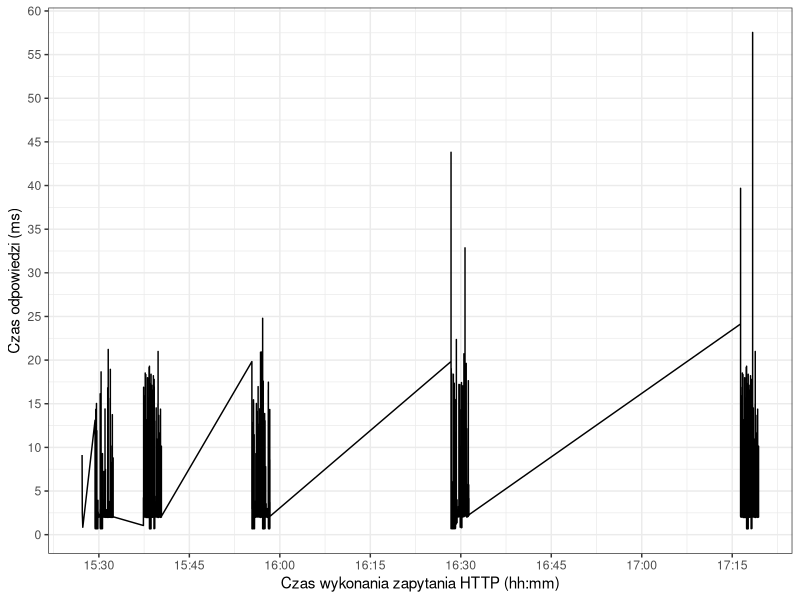

Write R code to recreate this figure.
library("ggplot2")
library("scales")

png(filename="aws-coldagain-js.png", width=800, height=600)

dat = read.csv("data.csv")
dat$timestamp = as.POSIXct(dat$timestamp, format = "%Y-%m-%dT%H:%M:%S")

ggplot(data=dat, aes(timestamp)) +
geom_line(aes(y = duration)) +
theme_bw() +
scale_x_datetime(labels = date_format("%H:%M"), breaks = pretty_breaks(n=10)) +
scale_y_continuous(breaks=pretty_breaks(n=10)) +
labs(x = "Czas wykonania zapytania HTTP (hh:mm)", y = "Czas odpowiedzi (ms)")
